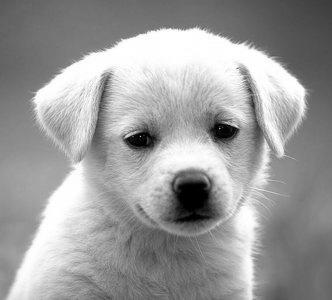
#> input picture FrequencyFilter/images/img0.jpg, 332 x 300 px, found by its file name
$ python Quantization.py
#> lines starting #> are read from the running program, lines starting #| are printed output that depends on the picture
import cv2
import numpy as np
img=cv2.imread("./images/img0.jpg")
#> img is the input picture: shape (300, 332, 3); min 0, max 255, mean 155.7
cv2.imshow("0",img)
cv2.waitKey()
#-------------------------------------------------
img=img[:,:,0] #img0 has 3 channels so we must change it to one channel.(convert to 1 channel)
#> img: shape (300, 332)
#-------------------------------------------------

# print(img.size)
# print(img.shape)

m=img.shape
#> m = (300, 332)
t=[50,178]
img_g=np.zeros(img.shape,np.uint8) #create numpy array that has shape of img
for i in range(m[0]):
    for j in range(m[1]): #for every value of i we have all values of j  (row based move)
        if img[i,j] <= 50:
            img_g[i,j]=1000
        elif img[i,j] > 50 and img[i,j]<=178:
            img_g[i,j]=1
        else:
            img_g[i,j]=2
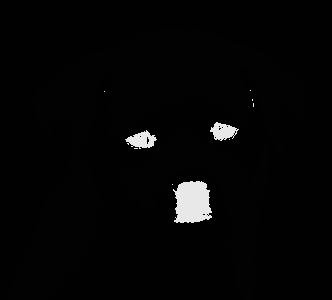
#> img_g: shape (300, 332); min 1, max 232, mean 5.9
cv2.imshow("Black&White",img_g)
cv2.waitKey()
print(img_g)
#> (printed output is left out)

#-------------------------------------------------
